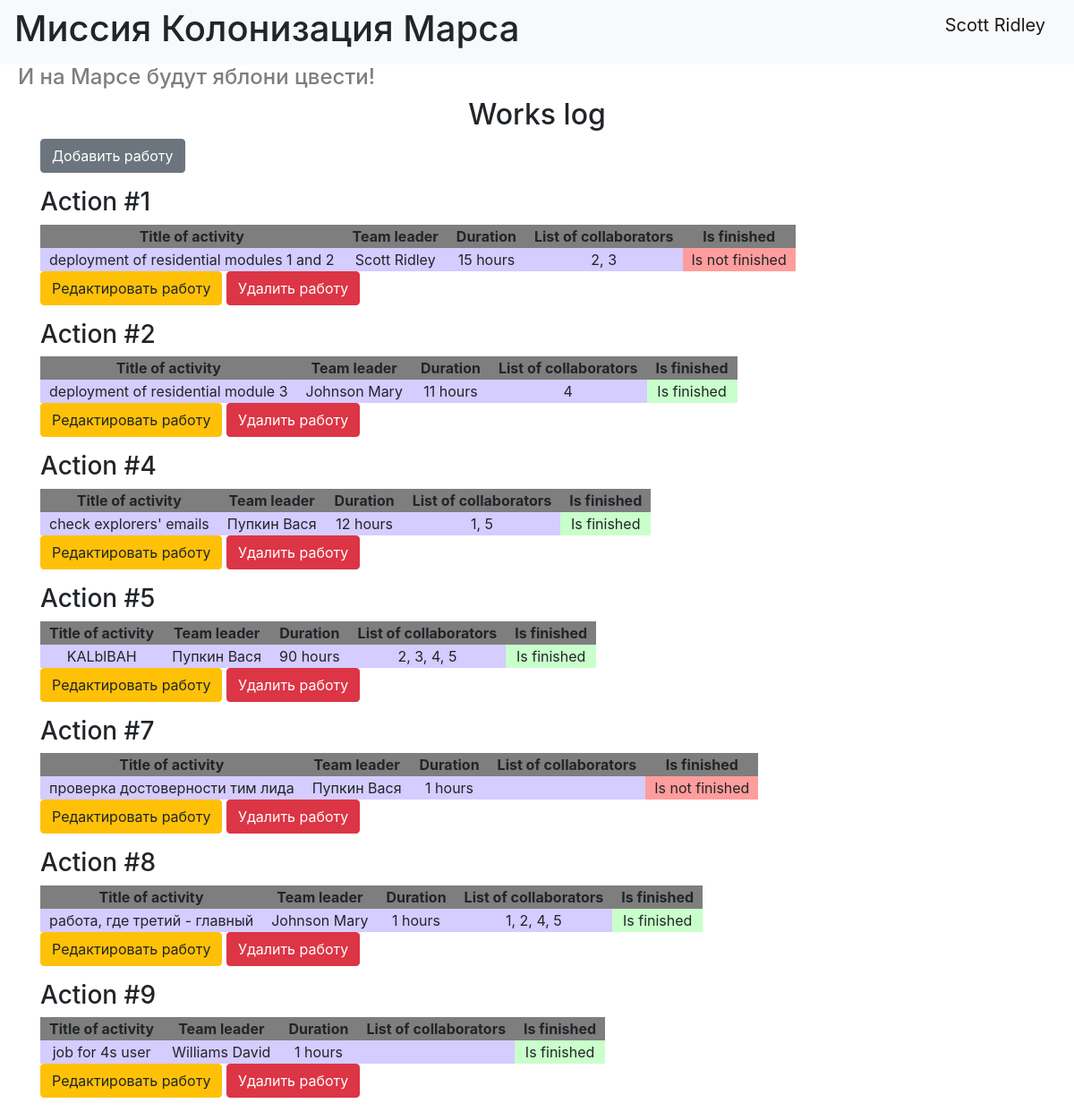
Page /index (signed in) on the committed database.
### data/users.py (models this page shows, shortened)
class User(SqlAlchemyBase, UserMixin):
    __tablename__ = 'users'
    id = sqlalchemy.Column(sqlalchemy.Integer,
                           primary_key=True, autoincrement=True)
    surname = sqlalchemy.Column(sqlalchemy.String, nullable=True)
    name = sqlalchemy.Column(sqlalchemy.String, nullable=True)
    age = sqlalchemy.Column(sqlalchemy.Integer, nullable=True)
    position = sqlalchemy.Column(sqlalchemy.String, nullable=True)
    speciality = sqlalchemy.Column(sqlalchemy.String, nullable=True)
    address = sqlalchemy.Column(sqlalchemy.String, nullable=True)
    email = sqlalchemy.Column(sqlalchemy.String,
                              unique=True, nullable=True)
    hashed_password = sqlalchemy.Column(sqlalchemy.String, nullable=True)
    modified_date = sqlalchemy.Column(sqlalchemy.DateTime,
                                      default=datetime.datetime.now)
    jobs = orm.relationship("Jobs", back_populates='user')
    department = orm.relationship('Department')

### data/jobs.py (models this page shows, shortened)
class Jobs(SqlAlchemyBase):
    __tablename__ = 'jobs'
    id = sqlalchemy.Column(sqlalchemy.Integer,
                           primary_key=True, autoincrement=True)
    team_leader = sqlalchemy.Column(sqlalchemy.Integer,
                                    sqlalchemy.ForeignKey("users.id"))
    job = sqlalchemy.Column(sqlalchemy.String, nullable=True)
    work_size = sqlalchemy.Column(sqlalchemy.Integer, nullable=True)
    collaborators = sqlalchemy.Column(sqlalchemy.String, nullable=True)
    start_date = sqlalchemy.Column(sqlalchemy.Date, nullable=True)
    end_date = sqlalchemy.Column(sqlalchemy.Date, nullable=False)
    is_finished = sqlalchemy.Column(sqlalchemy.Boolean, nullable=False)
    user = orm.relationship('User')

### index.py (the view)
@app.route('/')
@app.route('/index')
def index():
    db_sess = db_session.create_session()
    jobs = db_sess.query(Jobs).all()
    return render_template('index.html', jobs=jobs, title='Works log')

### data/db_session.py (called while the page is built)
def create_session() -> Session:
    global __factory
    return __factory()

### index.py (called while the page is built)
@login_manager.user_loader
def load_user(user_id):
    db_sess = db_session.create_session()
    return db_sess.query(User).get(user_id)

### templates/index.html
{% extends "base.html" %}
{% block content %}
    <h2> Works log </h2>
    {% if current_user.is_authenticated %}
        <p>
            <a href="create_job" class="btn btn-secondary">Добавить работу</a>
        </p>
    {% endif %}
    {% for job in jobs %}
        <h3> Action #{{job.id}} </h3>
        <table>
            <tr>
                <th> Title of activity </th>
                <th> Team leader </th>
                <th> Duration </th>
                <th> List of collaborators </th>
                <th> Is finished </th>
            </tr>
            <tr style="background-color: #d5ccff">
                <td> {{job.job}} </td>
                <td> {{job.user.surname}} {{job.user.name}} </td>
                <td> {{job.work_size}} hours </td>
                <td> {{job.collaborators}} </td>
                {% if job.is_finished %}
                    <td style="background-color: #c9ffcb"> Is finished </td>
                {% else %}
                    <td style="background-color: #ff9d9d"> Is not finished </td>
                {% endif %}
            </tr>
        </table>
        {% if current_user.id == 1 or current_user == job.user %}
            <p>
                <a href="/job/{{job.id}}" class="btn btn-warning">Редактировать работу</a>
                <a href="/delete_job/{{job.id}}" class="btn btn-danger">Удалить работу</a>
            </p>
        {% endif %}
    {% endfor %}
{% endblock %}

### templates/base.html (shortened to what this page needs)
<!doctype html>
<html lang="en">
<head>
    <link rel="stylesheet"
          href="https://stackpath.bootstrapcdn.com/bootstrap/4.4.1/css/bootstrap.min.css"
>
    <link rel="stylesheet" type="text/css" href="/static/css/style.css">
</head>
<body>
<header>
    <nav class="navbar navbar-light bg-light">
        <h1> Миссия Колонизация Марса </h1>
        {% if current_user.is_authenticated %}
            <p>
                <a class="navbar-brand" href="/logout">{{ current_user.surname }} {{ current_user.name }}</a>
            </p>
        {% else %}
            <p>
                <a class="btn btn-primary " href="/register">Зарегистрироваться</a>
                <a class="btn btn-success" href="/login">Войти</a>
            </p>
        {% endif %}
    </nav>
    <h4> И на Марсе будут яблони цвести! </h4>
</header>
<main role="main" class="container">
    {% block content %}{% endblock %}
</main>
</body>
</html>

### static/css/style.css (style rules this page uses)
h4 { margin-left: 20px; color: #7e7e7e; }
h2 { text-align: center; }
th { padding-left: 10px; padding-right: 10px; text-align: center; background-color: #7e7e7e; }
td { padding-left: 10px; padding-right: 10px; text-align: center; }

### rows in the picture
User: surname "Scott", name "Ridley"
Jobs: id "1", job "deployment of residential modules 1 and 2", user.surname "Scott", user.name "Ridley", work_size "15", collaborators "2, 3", is_finished "Is not finished"
Jobs: id "2", job "deployment of residential module 3", user.surname "Johnson", user.name "Mary", work_size "11", collaborators "4", is_finished "Is finished"
Jobs: id "4", job "check explorers' emails", user.surname "Пупкин", user.name "Вася", work_size "12", collaborators "1, 5", is_finished "Is finished"
Jobs: id "5", job "KALblBAH", user.surname "Пупкин", user.name "Вася", work_size "90", collaborators "2, 3, 4, 5", is_finished "Is finished"
Jobs: id "7", job "проверка достоверности тим лида", user.surname "Пупкин", user.name "Вася", work_size "1", is_finished "Is not finished"
Jobs: id "8", job "работа, где третий - главный", user.surname "Johnson", user.name "Mary", work_size "1", collaborators "1, 2, 4, 5", is_finished "Is finished"
Jobs: id "9", job "job for 4s user", user.surname "Williams", user.name "David", work_size "1", is_finished "Is finished"
